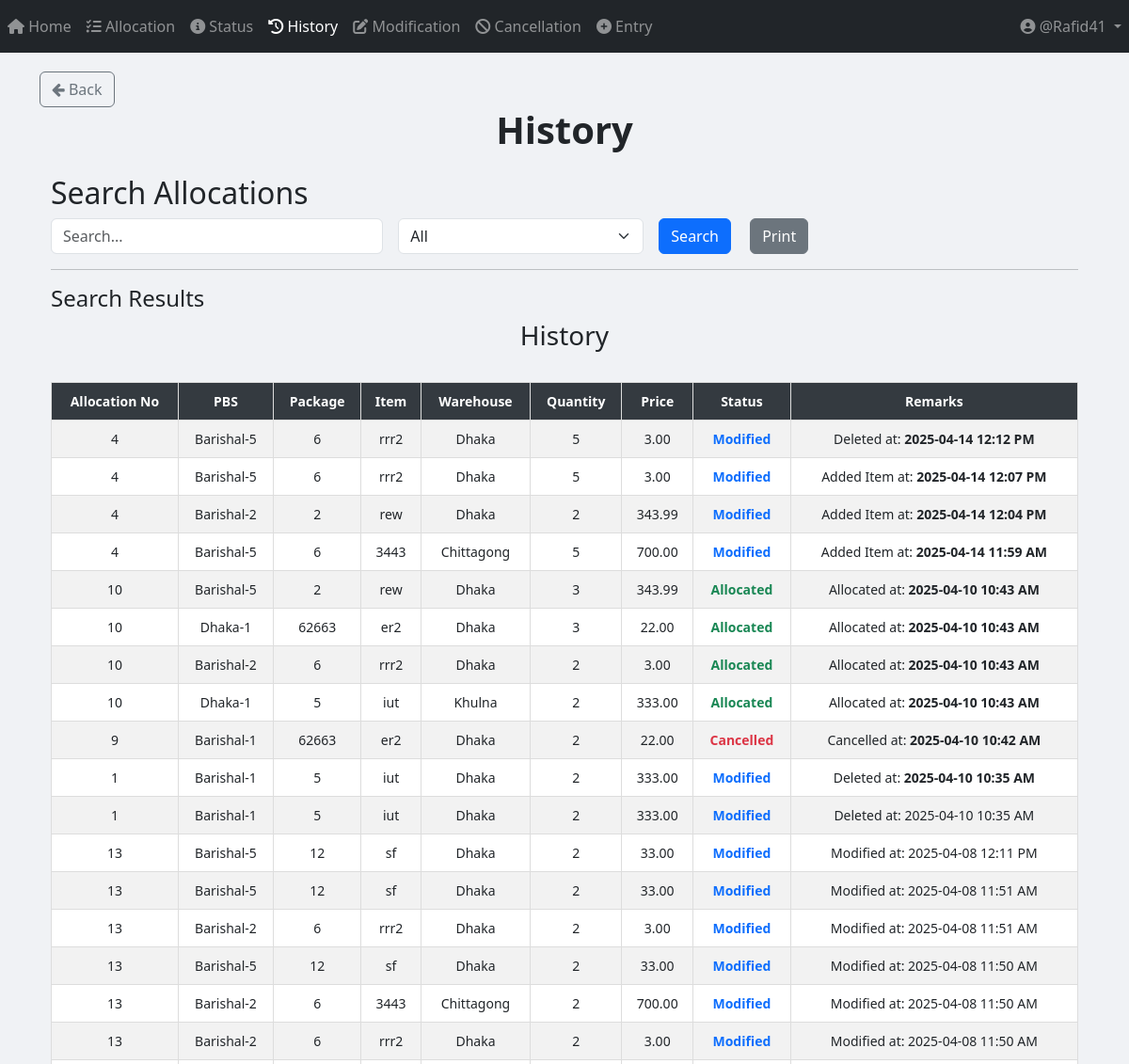
Before: /history/ (signed in, upper part) with the older database file.
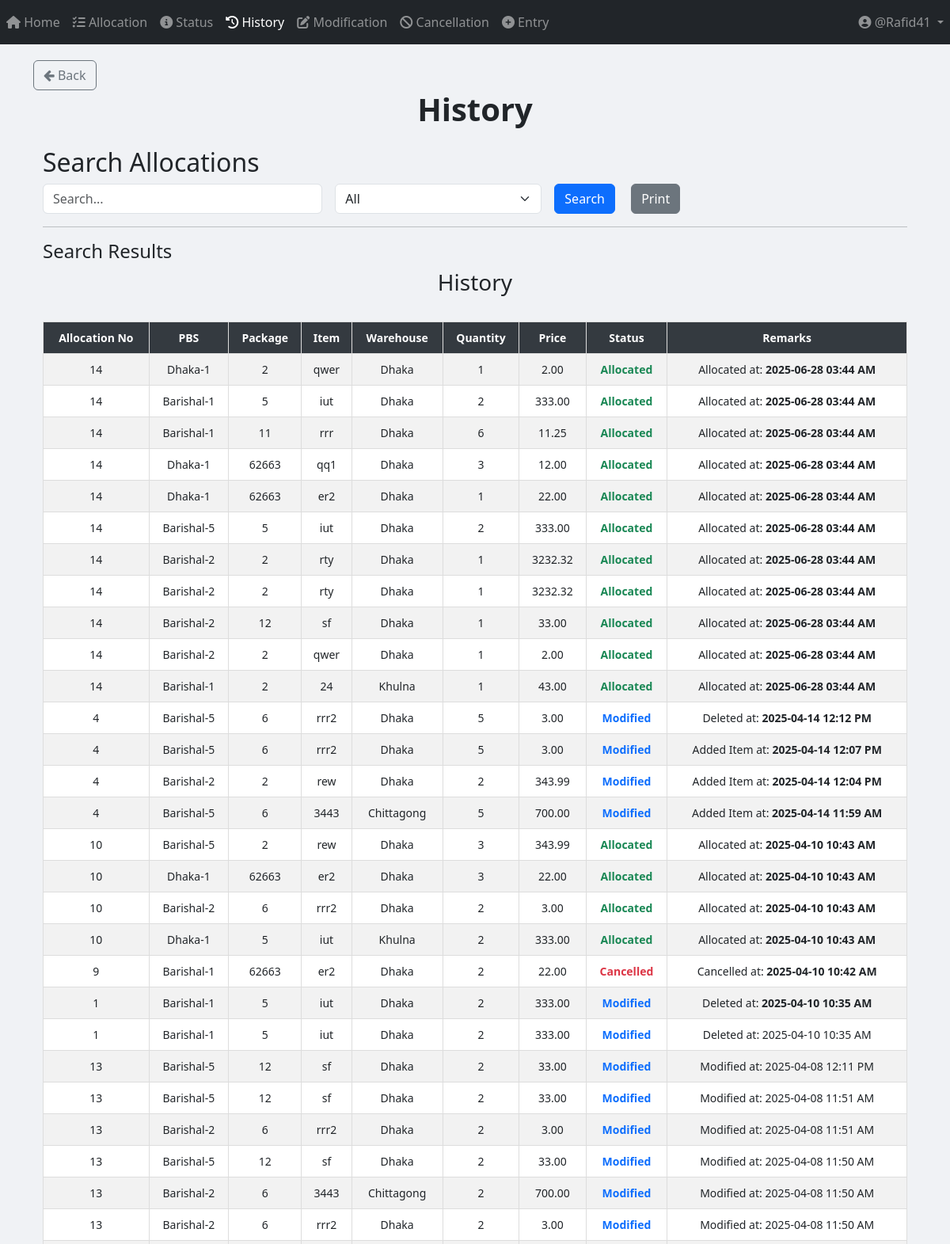
After: the same page with the newer database file.
### App_History/models.py (models this page shows, shortened)
class History(models.Model):
    allocation_no = models.IntegerField()
    pbs = models.TextField()
    package = models.BigIntegerField()
    item = models.TextField()
    warehouse = models.CharField(max_length=50)
    quantity = models.IntegerField()
    price = models.DecimalField(max_digits=15, decimal_places=2)
    created_at = models.DateTimeField(auto_now=True)
    STATUS_CHOICES = [
        ("Pending Approval", "Pending Approval"),
        ("Allocated", "Allocated"),
        ("Cancelled", "Cancelled"),
        ("Modified", "Modified"),
    ]
    status = models.CharField(
        max_length=100, choices=STATUS_CHOICES, default="Allocated"
    )
    remarks = models.TextField(blank=True, null=True)

### App_History/views.py (the view, shortened to what this page needs)
# urls.py: path("history/", include("App_History.urls")),
def history(request):
    query = request.GET.get("query", "")
    filter_by = request.GET.get("filter_by", "All")
    date_filter = request.GET.get("date", "")
    results = History.objects.all().order_by('-created_at')
    if date_filter:
        results = results.filter(created_at__date=date_filter)
    context = {
        "items": results,
        "query": query,
        "filter_by": filter_by,
        "date_filter": date_filter,
    }
    return render(request, "App_History/view_and_print_history.html", context)

### templates/App_History/view_and_print_history.html (shortened to what this page needs)
{% extends 'base.html' %}
{% load crispy_forms_tags %}
{% load static %}
{% block body_block %}
<a href="{% url 'App_Home:home_page' %}" class="btn btn-outline-secondary">
    <i class="fa fa-arrow-left"></i> Back
</a>
<center><h1><b>History</b></h1></center>
<div class="container mt-4">
    <h2>Search Allocations</h2>
    <form method="GET" action="{% url 'App_History:history_page' %}" class="row g-3">
        <div class="col-md-4">
            <input type="text" name="query" id="searchQuery" class="form-control" placeholder="Search..." value="{{ query }}">
        </div>
        <div class="col-md-3">
            <select name="filter_by" id="filterDropdown" class="form-select" onchange="toggleInputFields()">
                <option value="All" {% if filter_by == "All" %}selected{% endif %}>All</option>
            </select>
        </div>
        <div class="col-md-2">
            <button type="submit" class="btn btn-primary me-3">Search</button>
            <button type="button" class="btn btn-secondary" onclick="printResults()">Print</button>
        </div>
    </form>
    <hr>
    <h4>Search Results</h4>
    <h3 class="text-center">History</h3>
    <div id="printableArea" class="table-responsive custom-scroll">
        <br>
        <table class="table table-bordered table-striped table-hover">
            <thead class="table-dark sticky-top">
                <tr>
                    <th>Allocation No</th>
                    <th>PBS</th>
                    <th>Package</th>
                    <th>Item</th>
                    <th>Warehouse</th>
                    <th>Quantity</th>
                    <th>Price</th>
                    <th>Status</th>
                    <th>Remarks</th>
                </tr>
            </thead>
            <tbody>
                {% if items %}
                    {% for item in items %}
                    <tr>
                        <td>{{ item.allocation_no }}</td>
                        <td>{{ item.pbs }}</td>
                        <td>{{ item.package }}</td>
                        <td>{{ item.item }}</td>
                        <td>{{ item.warehouse }}</td>
                        <td>{{ item.quantity }}</td>
                        <td>{{ item.price }}</td>
                        <td class="{% if item.status == 'Allocated' %}text-success
                            {% elif item.status == 'Cancelled' %}text-danger
                            {% elif item.status == 'Modified' %}text-primary
                            {% endif %}">
                            <b>{{ item.status }}</b>
                        </td>
                        <td>
                            {{ item.remarks|safe }} <br>
                        </td>
                    </tr>
                    {% endfor %}
                {% else %}
                    <tr>
                        <td colspan="9" class="text-center text-danger">No matching data found</td>
                    </tr>
                {% endif %}
            </tbody>
        </table>
    </div>
</div>
{% endblock %}

Changed rows visible on the page:
added History: allocation_no "14", pbs "Dhaka-1", package "2", item "qwer", warehouse "Dhaka", quantity "1", price "2.00", status "Allocated", remarks "Allocated at: 2025-06-28 03:44 AM"
added History: allocation_no "14", pbs "Barishal-1", package "5", item "iut", warehouse "Dhaka", quantity "2", price "333.00", status "Allocated", remarks "Allocated at: 2025-06-28 03:44 AM"
added History: allocation_no "14", pbs "Barishal-1", package "11", item "rrr", warehouse "Dhaka", quantity "6", price "11.25", status "Allocated", remarks "Allocated at: 2025-06-28 03:44 AM"
added History: allocation_no "14", pbs "Dhaka-1", package "62663", item "qq1", warehouse "Dhaka", quantity "3", price "12.00", status "Allocated", remarks "Allocated at: 2025-06-28 03:44 AM"
added History: allocation_no "14", pbs "Dhaka-1", package "62663", item "er2", warehouse "Dhaka", quantity "1", price "22.00", status "Allocated", remarks "Allocated at: 2025-06-28 03:44 AM"
added History: allocation_no "14", pbs "Barishal-5", package "5", item "iut", warehouse "Dhaka", quantity "2", price "333.00", status "Allocated", remarks "Allocated at: 2025-06-28 03:44 AM"
added History: allocation_no "14", pbs "Barishal-2", package "2", item "rty", warehouse "Dhaka", quantity "1", price "3232.32", status "Allocated", remarks "Allocated at: 2025-06-28 03:44 AM"
added History: allocation_no "14", pbs "Barishal-2", package "2", item "rty", warehouse "Dhaka", quantity "1", price "3232.32", status "Allocated", remarks "Allocated at: 2025-06-28 03:44 AM"
added History: allocation_no "14", pbs "Barishal-2", package "12", item "sf", warehouse "Dhaka", quantity "1", price "33.00", status "Allocated", remarks "Allocated at: 2025-06-28 03:44 AM"
added History: allocation_no "14", pbs "Barishal-2", package "2", item "qwer", warehouse "Dhaka", quantity "1", price "2.00", status "Allocated", remarks "Allocated at: 2025-06-28 03:44 AM"
added History: allocation_no "14", pbs "Barishal-1", package "2", item "24", warehouse "Khulna", quantity "1", price "43.00", status "Allocated", remarks "Allocated at: 2025-06-28 03:44 AM"
